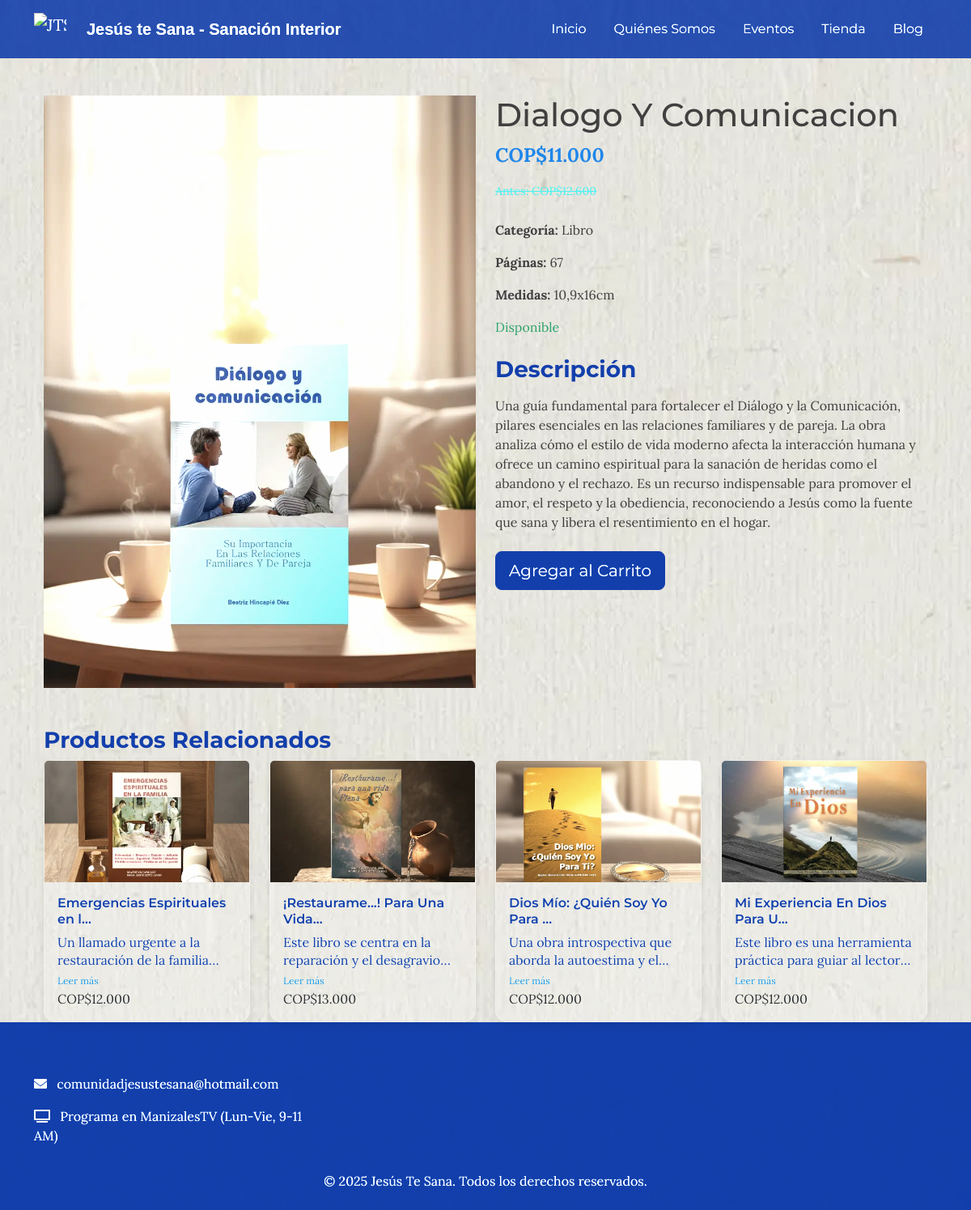
The app's page /products/products/dialogo-y-comunicacion/ with its own data.
### products/models.py (models this page shows, shortened)
class Product(models.Model):
    CATEGORIA_CHOICES = [
        ('paquete', 'Paquete'),
        ('serie', 'Serie'),
        ('libro', 'Libro'),
        ('otro_producto', 'Otro Producto'),
    ]
    name = models.CharField(max_length=200, verbose_name="Nombre")
    slug = models.SlugField(max_length=200, unique=True, blank=True, verbose_name="Slug")
    description = models.TextField(blank=True, null=True, verbose_name="Descripción")
    price = models.DecimalField(max_digits=10, decimal_places=2, verbose_name="Precio")
    image = models.ImageField(upload_to='products/', blank=True, null=True, verbose_name="Imagen")
    category = models.CharField(max_length=20, choices=CATEGORIA_CHOICES, verbose_name="Categoría")
    is_available = models.BooleanField(default=True, verbose_name="Disponible")
    created_at = models.DateTimeField(auto_now_add=True, verbose_name="Fecha de Creación")
    updated_at = models.DateTimeField(auto_now=True, verbose_name="Última Actualización")
    pages = models.IntegerField(blank=True, null=True, verbose_name="Páginas")
    measures = models.CharField(max_length=100, blank=True, null=True, verbose_name="Medidas (ej. 15x20 cm)")
    tags = models.ManyToManyField(Tag, blank=True, verbose_name="Etiquetas")
    authors = models.TextField(blank=True, null=True, verbose_name="Autores")
    class Meta:
        verbose_name = "Producto"
        verbose_name_plural = "Productos"
        ordering = ['-created_at']

### products/views.py (the view)
# urls.py: path('products/<slug:slug>/', views.product_detail, name='product_detail'),
def product_detail(request, slug):
    product = get_object_or_404(Product, slug=slug, is_available=True)
    related_products = Product.objects.filter(
        category=product.category,
        is_available=True
    ).exclude(slug=slug).order_by('?')[:4]
    authors_info = ""
    if product.authors:
        authors_info = product.authors
    else:
        authors_info = ""
    return render(request, 'products/product_detail.html', {
        'product': product,
        'related_products': related_products,
        'additional_info': authors_info
    })

### core/templatetags/currency_filters.py (called while the page is built)
@register.filter
def format_currency(value):
    if value is None or value == '':
        return ""
    try:
        from decimal import Decimal
        value = Decimal(value)
        formatted_value = "{:,.0f}".format(value).replace(",", ".")
        return "COP$" + formatted_value
    except (ValueError, TypeError, Decimal.InvalidOperation):
        return ""

@register.filter
def get_discounted_price(price, discount_percent=15):
    try:
        from decimal import Decimal
        price = float(price)
        if discount_percent not in [15, 20]:
            discount_percent = 15  # Valor por defecto
        increased_price = price * (1 + discount_percent/100)
        increased_price = round(increased_price)
        if increased_price > 1000:
            increased_price = round(increased_price, -2)  # Redondear a centenas
        return increased_price
    except (ValueError, TypeError):
        return 0

### products/templatetags/custom_filters.py (called while the page is built)
@register.filter
def truncate_description(text, max_lines=3):
    if not text:
        return ""
    lines = text.split('\n')
    truncated_lines = lines[:max_lines]
    truncated_text = '\n'.join(truncated_lines)
    words = truncated_text.split()
    if len(words) > 30:
        truncated_text = ' '.join(words[:30]) + '...'
    return truncated_text

### templates/products/product_detail.html (shortened to what this page needs)
{% extends 'base.html' %}
{% load currency_filters %}
{% load static %}
{% load custom_filters %}
{% block content %}
<div class="container mt-5">
    <div class="row">
        <div class="col-md-6">
            {% if product.image %}
                <img src="{{ product.image.url }}" class="img-fluid" alt="{{ product.name }}">
            {% else %}
                <img src="{% static 'core/images/default_product.png' %}" class="img-fluid" alt="{{ product.name }}">
            {% endif %}
        </div>
        <div class="col-md-6">
            <h1>{{ product.name }}</h1>
            <p class="fs-4 text-primary fw-bold">{{ product.price|format_currency }}</p>
            {% with original_price=product.price|get_discounted_price:15 %}
                {% if original_price > product.price %}
                    <p class="text-info text-decoration-line-through mb-0 mt-1" style="font-size: 0.9rem; opacity: 0.85;">Antes: {{ original_price|format_currency }}</p>
                {% endif %}
            {% endwith %}
            <div class="mt-4">
                <p><strong>Categoría:</strong> {{ product.get_category_display }}</p>
                {% if product.pages %}
                    <p><strong>Páginas:</strong> {{ product.pages }}</p>
                {% endif %}
                {% if product.measures %}
                    <p><strong>Medidas:</strong> {{ product.measures }}</p>
                {% endif %}
                {% if product.is_available %}
                    <p><span class="text-success">Disponible</span></p>
                {% else %}
                    <p><span class="text-danger">No disponible</span></p>
                {% endif %}
            </div>
            {% if product.description %}
                <div class="mt-4">
                    <h3>Descripción</h3>
                    <p>{{ product.description|linebreaks }}</p>
                </div>
            {% endif %}
            <div class="mt-4">
                <button class="btn btn-primary btn-lg">Agregar al Carrito</button>
            </div>
        </div>
    </div>
    {% if related_products %}
        <div class="mt-5">
            <h3>Productos Relacionados</h3>
            <div class="row">
                {% for related in related_products %}
                    <div class="col-md-3">
                        <a href="{% url 'products:product_detail' related.slug %}" class="text-decoration-none">
                            <div class="card card-glass">
                                {% if related.image %}
                                    <img src="{{ related.image.url }}" class="card-img-top" alt="{{ related.name }}" style="height: 150px; object-fit: cover;">
                                {% else %}
                                    <img src="{% static 'core/images/default_product.png' %}" class="card-img-top" alt="{{ related.name }}" style="height: 150px; object-fit: cover;">
                                {% endif %}
                                <div class="card-body">
                                    <h6 class="card-title">{{ related.name|truncatechars:30 }}</h6>
                                    {% if related.description %}
                                        <p class="card-text description-preview">{{ related.description|truncate_description:2|linebreaksbr }}</p>
                                        <a href="{% url 'products:product_detail' related.slug %}" class="read-more-link">Leer más</a>
                                    {% endif %}
                                    <p class="card-text">{{ related.price|format_currency }}</p>
                                </div>
                            </div>
                        </a>
                    </div>
                {% endfor %}
            </div>
        </div>
    {% endif %}
</div>
{% endblock %}

### static/css/sticky-navbar.css (style rules this page uses)
body { padding-top: 70px; }

### static/css/custom_theme.css (style rules this page uses)
:root { --primary-blue: #003399; --accent-blue: #003399; --light-background: #f4f6f8; --dark-text: #333333; --secondary-text: #6c757d; }
body { font-family: 'Lora', serif; background-color: var(--light-background); color: var(--dark-text); }
h1, h2, h3, h4, h5, h6, .card-title, .nav-link, .btn { font-family: 'Montserrat', sans-serif; }
h2, h3, h4, h5, h6 { color: var(--primary-blue); font-weight: 700; }
.btn-primary { background-color: var(--accent-blue); border-color: var(--accent-blue); }
a { color: var(--accent-blue); }
.card { border: none !important; border-radius: 15px !important; box-shadow: 0 4px 12px rgba(0, 0, 0, 0.08) !important; transition: transform 0.3s ease, box-shadow 0.3s ease !important; background: rgba(255, 255, 255, 0.25) !important; backdrop-filter: blur(10px) !important; -webkit-backdrop-filter: blur(10px) !important; border: 1px solid rgba(255, 255, 255, 0.3) !important; }
.card-title { font-family: 'Montserrat', sans-serif !important; font-weight: 600 !important; color: var(--primary-blue) !important; }
.card-glass { background: rgba(255, 255, 255, 0.25) !important; backdrop-filter: blur(10px) !important; -webkit-backdrop-filter: blur(10px) !important; border: 1px solid rgba(255, 255, 255, 0.3) !important; border-radius: 15px !important; box-shadow: 0 4px 12px rgba(0, 0, 0, 0.08) !important; }
.card-body { background: transparent !important; border-radius: 15px !important; }

### static/css/products.css (style rules this page uses)
.card .card-title { color: #0056b3; }

### templates/products/product_detail.html (style rules this page uses)
.description-preview { overflow: hidden; display: -webkit-box; -webkit-line-clamp: 2; -webkit-box-orient: vertical; line-height: 1.4; margin-bottom: 0.5rem; }
.read-more-link { font-size: 0.75rem; color: #007bff; text-decoration: none; }

### records on screen
Product: image (picture), name "Dialogo Y Comunicacion", price "COP$11.000", category "Libro", pages "67", measures "10,9x16cm", description "Una guía fundamental para fortalecer el Diálogo y la Comunicación, pilares esenciales en las relaciones familiares y de pareja. La obra analiza cómo el estilo de vida moderno afecta la interacción humana y ofrece un camino espiritual para la sanación de heridas como el abandono y el rechazo. Es un recurso indispensable para promover el amor, el respeto y la obediencia, reconociendo a Jesús como la fuente que sana y libera el resentimiento en el hogar."
Product: image (picture), name "Emergencias Espirituales en l…", description "Un llamado urgente a la restauración de la…", price "COP$12.000"
Product: image (picture), name "¡Restaurame...! Para Una Vida…", description "Este libro se centra en la reparación y el…", price "COP$13.000"
Product: image (picture), name "Dios Mío: ¿Quién Soy Yo Para …", description "Una obra introspectiva que aborda la autoestima y…", price "COP$12.000"
Product: image (picture), name "Mi Experiencia En Dios Para U…", description "Este libro es una herramienta práctica para guiar al…", price "COP$12.000"

### other values on screen
{{ original_price|format_currency }} "COP$12.600"
